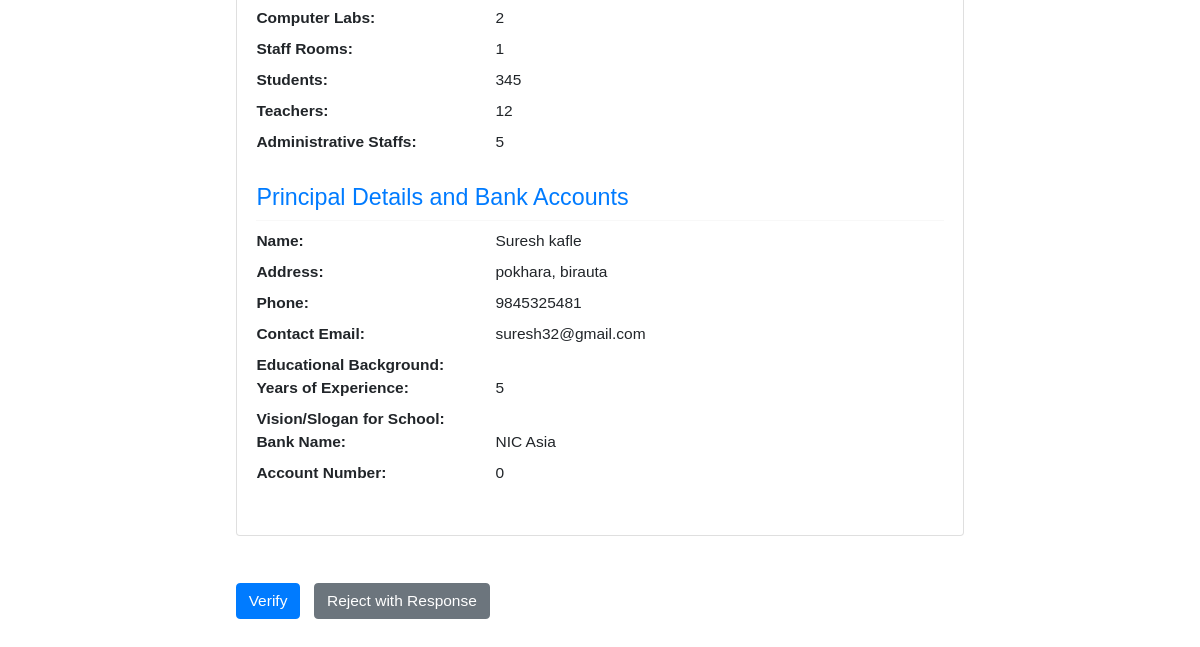
Before: /view-school/PadmodayaSecondarySchool (lower part) with the older database file.
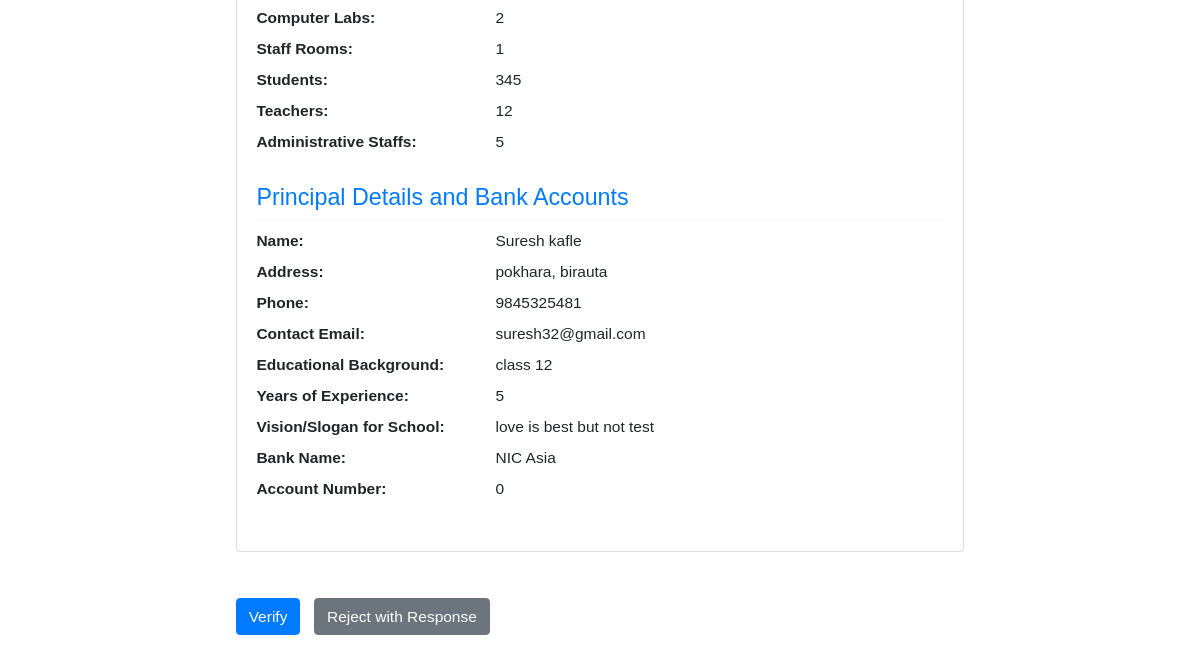
After: the same page with the newer database file.
### school/models.py (models this page shows, shortened)
class SchoolForm(models.Model):
    schoolname=models.CharField(max_length=100)
    username=models.CharField(max_length=100)
    email=models.CharField(max_length=100)
    district=models.CharField(max_length=100)
    state=models.IntegerField()
    pan=models.CharField(max_length=30)
    image_file = models.ImageField(upload_to='images/')
    classrooms=models.IntegerField()
    laboratories=models.IntegerField()
    library=models.IntegerField()
    computer_labs=models.IntegerField()
    staff_rooms=models.IntegerField()
    students=models.IntegerField()
    teachers=models.IntegerField()
    administrative_staffs=models.IntegerField()
    name=models.CharField(max_length=100)
    address=models.CharField(max_length=100)
    phone=models.CharField(max_length=20)
    contact_email=models.CharField(max_length=100)
    educational_background=models.CharField(max_length=100,default="")
    years_of_experience=models.IntegerField()
    vision_for_school=models.CharField(max_length=200,default="")
    bank_name=models.CharField(max_length=100,default='NIC Asia')
    account_number=models.BigIntegerField(default=0)
    status=models.IntegerField(default=0)

### school/views.py (the view)
# urls.py: path("view-school/<username>",views.school_details),
def school_details(request, username):
    school = get_object_or_404(SchoolForm, username=username)
    return render(request, 'school/school_details.html', {'school': school})

### school/templates/school/school_details.html (shortened to what this page needs)
<!DOCTYPE html>
<html lang="en">
<head>
    <link href="https://cdn.jsdelivr.net/npm/bootstrap@5.3.0-alpha2/dist/css/bootstrap.min.css" rel="stylesheet">
    <link rel="stylesheet" href="https://cdn.jsdelivr.net/npm/bootstrap@4.0.0/dist/css/bootstrap.min.css">
</head>
<body>
  {% include 'frontend/includes/nav.html' %}
<div class="container-fluid mt-5 px-5" style="margin-bottom: 100px;">
  <div class="row justify-content-center" style="position:relative;top:100px">
    <div class="col-lg-8">
      <div class="card mb-5">
        <div class="card-body">
          <div class="mb-4">
            <dl class="row">
              <dt class="col-sm-4 font-weight-bold">Library:</dt>
              <dt class="col-sm-4 font-weight-bold">Computer Labs:</dt>
              <dd class="col-sm-8">{{ school.computer_labs }}</dd>
              <dt class="col-sm-4 font-weight-bold">Staff Rooms:</dt>
              <dd class="col-sm-8">{{ school.staff_rooms }}</dd>
              <dt class="col-sm-4 font-weight-bold">Students:</dt>
              <dd class="col-sm-8">{{ school.students }}</dd>
              <dt class="col-sm-4 font-weight-bold">Teachers:</dt>
              <dd class="col-sm-8">{{ school.teachers }}</dd>
              <dt class="col-sm-4 font-weight-bold">Administrative Staffs:</dt>
              <dd class="col-sm-8">{{ school.administrative_staffs }}</dd>
            </dl>
          </div>
          <div class="mb-4">
            <h4 class="text-primary">Principal Details and Bank Accounts</h4>
            <hr class="my-2">
            <dl class="row">
              <dt class="col-sm-4 font-weight-bold">Name:</dt>
              <dd class="col-sm-8">{{ school.name }}</dd>
              <dt class="col-sm-4 font-weight-bold">Address:</dt>
              <dd class="col-sm-8">{{ school.address }}</dd>
              <dt class="col-sm-4 font-weight-bold">Phone:</dt>
              <dd class="col-sm-8">{{ school.phone }}</dd>
              <dt class="col-sm-4 font-weight-bold">Contact Email:</dt>
              <dd class="col-sm-8">{{ school.contact_email }}</dd>
              <dt class="col-sm-4 font-weight-bold">Educational Background:</dt>
              <dd class="col-sm-8">{{ school.educational_background }}</dd>
              <dt class="col-sm-4 font-weight-bold">Years of Experience:</dt>
              <dd class="col-sm-8">{{ school.years_of_experience }}</dd>
              <dt class="col-sm-4 font-weight-bold">Vision/Slogan for School:</dt>
              <dd class="col-sm-8">{{ school.vision_for_school }}</dd>
              <dt class="col-sm-4 font-weight-bold">Bank Name:</dt>
              <dd class="col-sm-8">{{ school.bank_name }}</dd>
              <dt class="col-sm-4 font-weight-bold">Account Number:</dt>
              <dd class="col-sm-8">{{ school.account_number }}</dd>
            </dl>
            </div>
            </div>
            </div>
<button type="button" class="btn btn-primary" data-toggle="modal" data-target="#exampleModalCenter" onclick="redir()">
  Verify
</button>
<button type="button" class="btn btn-secondary" data-toggle="modal" data-target="#exampleModalCenter" style="margin-left: 10px;">
  Reject with Response
</button>
<br><br><br><br><br><br>
            </div>
              </div>
            </div>
</body>
</html>

Changed rows visible on the page:
changed SchoolForm "Suresh kafle": educational_background (not shown) → "class 12"; vision_for_school (not shown) → "love is best but not test"
